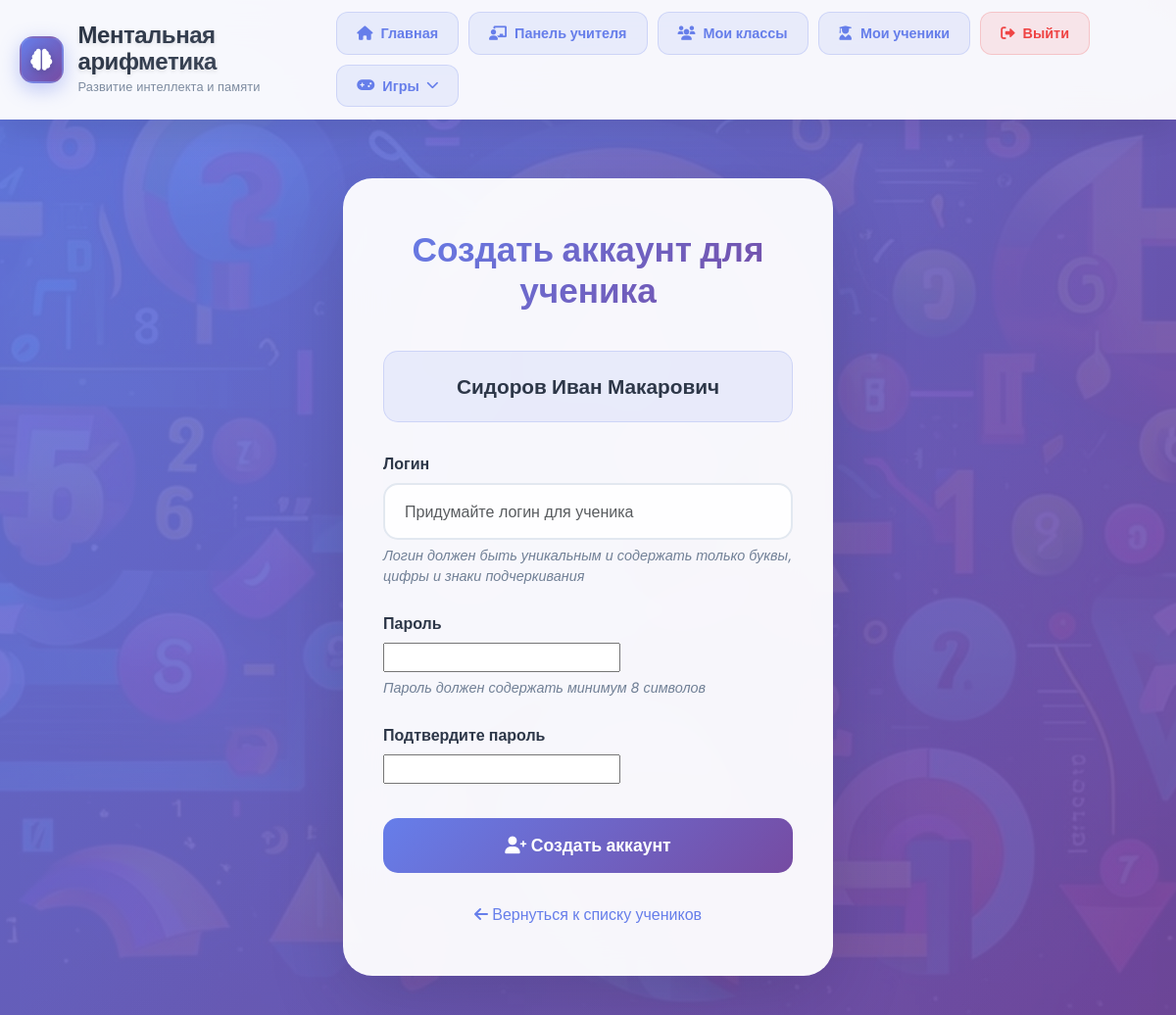
/teacher/students/7/create-account/ (signed in), run on an earlier commit of the app's database.
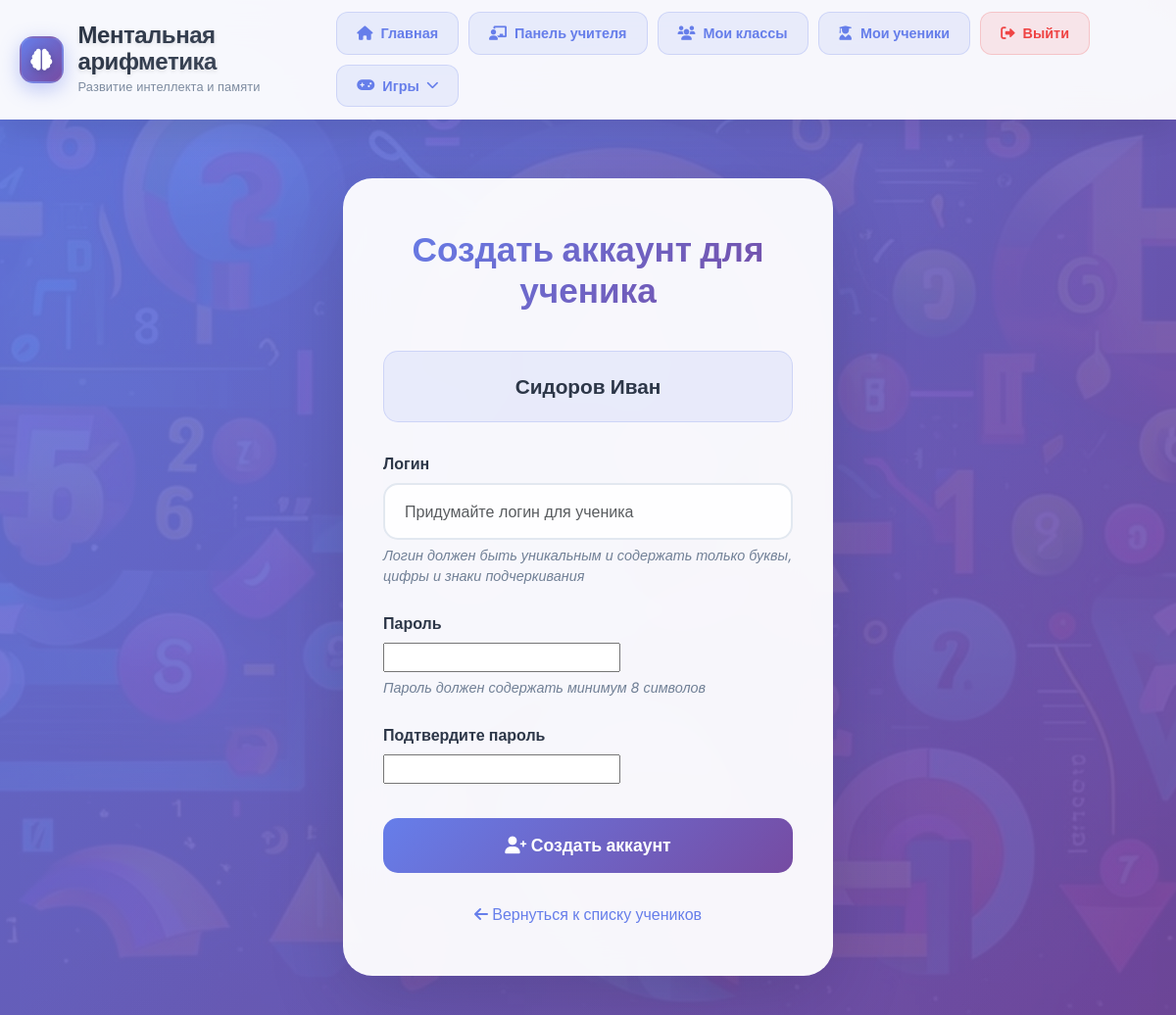
And on a later commit of the database.
### mental_app/models.py (models this page shows, shortened)
class Students(models.Model):
    name = models.CharField(max_length=50, verbose_name='Имя')
    surname = models.CharField(max_length=50, verbose_name='Фамилия', default='')
    age = models.IntegerField(verbose_name='Возраст')
    student_class = models.ForeignKey(Class, on_delete=models.CASCADE, related_name='students', verbose_name='Класс', null=True, blank=True)
    parent_first_name = models.CharField(max_length=50, blank=True, null=True, verbose_name='Имя родителя')
    parent_last_name = models.CharField(max_length=50, blank=True, null=True, verbose_name='Фамилия родителя')
    parent_phone_number = models.CharField(max_length=15, blank=True, null=True, verbose_name='Номер телефона родителя')
    created_at = models.DateTimeField(default=timezone.now)
    updated_at = models.DateTimeField(default=timezone.now)
    class Meta:
        verbose_name = 'Ученик'
        verbose_name_plural = 'Ученики'

### mental_app/views.py (the view)
# urls.py: path('teacher/students/<int:student_id>/create-account/', views.create_student_account, name='create_student_account'),
@login_required
def create_student_account(request, student_id):
    try:
        teacher_profile = request.user.teacher_profile
        if teacher_profile.status != 'approved':
            return HttpResponseForbidden('Доступ запрещен')
        student = get_object_or_404(Students, id=student_id, student_class__teacher=teacher_profile)
        if hasattr(student, 'account'):
            messages.warning(request, f'У ученика {student.name} уже есть аккаунт.')
            return redirect('students_list')
        if request.method == 'POST':
            form = StudentAccountForm(request.POST)
            if form.is_valid():
                account = form.save(commit=False)
                account.student = student
                account.save()
                messages.success(request, f'Аккаунт для ученика {student.name} успешно создан!')
                return redirect('students_list')
        else:
            form = StudentAccountForm()
        return render(request, 'create_student_account.html', {
            'form': form,
            'student': student,
            'title': 'Создать аккаунт для ученика'
        })
    except TeacherProfile.DoesNotExist:
        return HttpResponseForbidden('Доступ запрещен')

### mental_app/forms.py (shortened to what this page needs)
class StudentAccountForm(forms.ModelForm):
    password = forms.CharField(widget=forms.PasswordInput(), label='Пароль')
    confirm_password = forms.CharField(widget=forms.PasswordInput(), label='Подтвердите пароль')
    class Meta:
        model = StudentAccount
        fields = ['username', 'password']
        widgets = {
            'username': forms.TextInput(attrs={
                'placeholder': 'Придумайте логин для ученика',
                'class': 'form-control'
            }),
        }

### templates/create_student_account.html (shortened to what this page needs)
{% extends 'base.html' %}
{% block content %}
<div class="form-container">
    <div class="form-card">
        <div class="form-header">
            <h1 class="form-title">{{ title }}</h1>
        </div>
        <div class="student-info">
            <p class="student-name">{{ student.surname }} {{ student.name }}</p>
        </div>
        <form method="post">
            <div class="form-group">
                <label for="{{ form.username.id_for_label }}" class="form-label">{{ form.username.label }}</label>
                {{ form.username }}
                <div class="help-text">Логин должен быть уникальным и содержать только буквы, цифры и знаки подчеркивания</div>
            </div>
            <div class="form-group">
                <label for="{{ form.password.id_for_label }}" class="form-label">{{ form.password.label }}</label>
                {{ form.password }}
                <div class="help-text">Пароль должен содержать минимум 8 символов</div>
            </div>
            <div class="form-group">
                <label for="{{ form.confirm_password.id_for_label }}" class="form-label">{{ form.confirm_password.label }}</label>
                {{ form.confirm_password }}
            </div>
            <button type="submit" class="submit-btn">
                <i class="fas fa-user-plus"></i>
                Создать аккаунт
            </button>
        </form>
        <div class="back-link">
            <a href="{% url 'students_list' %}">
                <i class="fas fa-arrow-left"></i>
                Вернуться к списку учеников
            </a>
        </div>
    </div>
</div>
{% endblock %}

What changed in the data, as far as the page shows it:
changed Students: surname (not shown) → "Сидоров"; name "Сидоров Иван Макарович" → "Иван"
